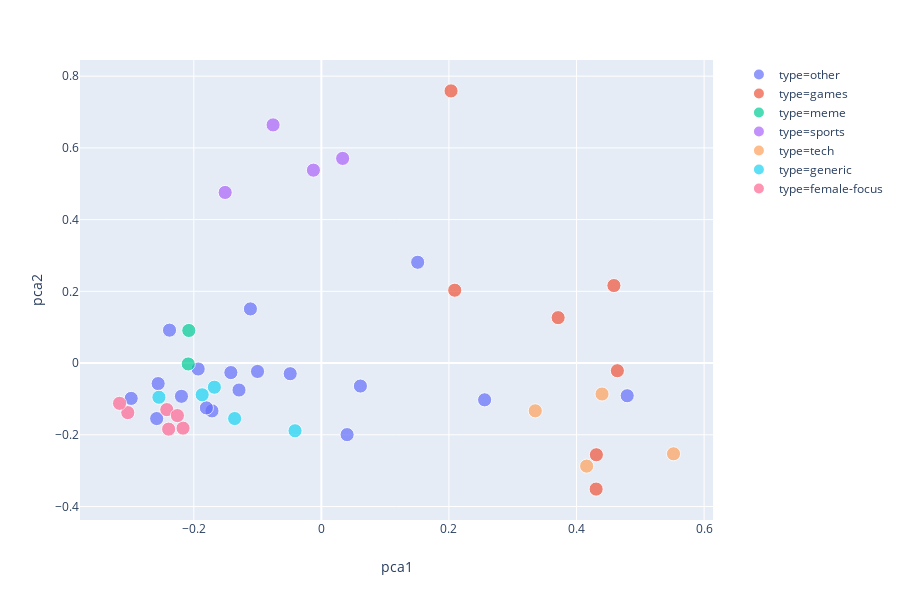

Notebook code cell kept with this figure:
### Markdown cell above
## Best Transformer (`transformer-3-3`)

### Code cell
plot_pca(comm_embed['transformer-3-3'])

### Figure 1 — Plotly figure (JSON) as saved in the notebook; plotly's stock layout.template omitted (floating-point values rounded to 4 significant figures)
{"data": [{"hoverlabel": {"namelength": 0}, "hovertemplate": "<b>%{hovertext}</b><br><br>type=other<br>pca1=%{x}<br>pca2=%{y}<br>size=%{marker.size}", "hovertext": ["streetwear", "Jokes", "food", "rupaulsdragrace", "bodybuilding", "Kappa", "videos", "airsoft", "GameDeals", "toronto", "cars", "EarthPorn", "Drugs", "KotakuInAction", "exjw", "stopdrinking", "photography", "Fantasy"], "legendgroup": "type=other", "marker": {"color": "#636efa", "size": [1, 1, 1, 1, 1, 1, 1, 1, 1, 1, 1, 1, 1, 1, 1, 1, 1, 1], "sizemode": "area", "sizeref": 0.01, "symbol": "circle"}, "mode": "markers", "name": "type=other", "showlegend": true, "type": "scatter", "x": [-0.1112, -0.1931, -0.2582, -0.2982, -0.2381, 0.151, -0.1001, 0.2559, 0.4795, -0.1419, -0.04888, -0.1715, -0.2194, 0.06119, -0.1803, -0.2559, 0.04032, -0.1291], "xaxis": "x", "y": [0.151, -0.01649, -0.1547, -0.09853, 0.09176, 0.2811, -0.02341, -0.1025, -0.09106, -0.02654, -0.0297, -0.1334, -0.0927, -0.06407, -0.125, -0.05726, -0.1995, -0.07514], "yaxis": "y"}, {"hoverlabel": {"namelength": 0}, "hovertemplate": "<b>%{hovertext}</b><br><br>type=games<br>pca1=%{x}<br>pca2=%{y}<br>size=%{marker.size}", "hovertext": ["MaddenUltimateTeam", "GlobalOffensive", "KerbalSpaceProgram", "eu4", "Warframe", "heroesofthestorm", "EDH"], "legendgroup": "type=games", "marker": {"color": "#EF553B", "size": [1, 1, 1, 1, 1, 1, 1], "sizemode": "area", "sizeref": 0.01, "symbol": "circle"}, "mode": "markers", "name": "type=games", "showlegend": true, "type": "scatter", "x": [0.2033, 0.3712, 0.4307, 0.464, 0.4311, 0.4586, 0.2091], "xaxis": "x", "y": [0.7589, 0.1266, -0.3514, -0.02134, -0.2556, 0.2161, 0.2031], "yaxis": "y"}, {"hoverlabel": {"namelength": 0}, "hovertemplate": "<b>%{hovertext}</b><br><br>type=meme<br>pca1=%{x}<br>pca2=%{y}<br>size=%{marker.size}", "hovertext": ["cringe", "justneckbeardthings"], "legendgroup": "type=meme", "marker": {"color": "#00cc96", "size": [1, 1], "sizemode": "area", "sizeref": 0.01, "symbol": "circle"}, "mode": "markers", "name": "type=meme", "showlegend": true, "type": "scatter", "x": [-0.2078, -0.2087], "xaxis": "x", "y": [0.09091, -0.002446], "yaxis": "y"}, {"hoverlabel": {"namelength": 0}, "hovertemplate": "<b>%{hovertext}</b><br><br>type=sports<br>pca1=%{x}<br>pca2=%{y}<br>size=%{marker.size}", "hovertext": ["CFB", "MLS", "MMA", "reddevils"], "legendgroup": "type=sports", "marker": {"color": "#ab63fa", "size": [1, 1, 1, 1], "sizemode": "area", "sizeref": 0.01, "symbol": "circle"}, "mode": "markers", "name": "type=sports", "showlegend": true, "type": "scatter", "x": [-0.07571, -0.01248, -0.1508, 0.03332], "xaxis": "x", "y": [0.6641, 0.5378, 0.4757, 0.5707], "yaxis": "y"}, {"hoverlabel": {"namelength": 0}, "hovertemplate": "<b>%{hovertext}</b><br><br>type=tech<br>pca1=%{x}<br>pca2=%{y}<br>size=%{marker.size}", "hovertext": ["pcmasterrace", "jailbreak", "techsupport", "oculus"], "legendgroup": "type=tech", "marker": {"color": "#FFA15A", "size": [1, 1, 1, 1], "sizemode": "area", "sizeref": 0.01, "symbol": "circle"}, "mode": "markers", "name": "type=tech", "showlegend": true, "type": "scatter", "x": [0.44, 0.4159, 0.5521, 0.3353], "xaxis": "x", "y": [-0.08627, -0.2873, -0.253, -0.1331], "yaxis": "y"}, {"hoverlabel": {"namelength": 0}, "hovertemplate": "<b>%{hovertext}</b><br><br>type=generic<br>pca1=%{x}<br>pca2=%{y}<br>size=%{marker.size}", "hovertext": ["todayilearned", "LifeProTips", "explainlikeimfive", "Advice", "relationships"], "legendgroup": "type=generic", "marker": {"color": "#19d3f3", "size": [1, 1, 1, 1, 1], "sizemode": "area", "sizeref": 0.01, "symbol": "circle"}, "mode": "markers", "name": "type=generic", "showlegend": true, "type": "scatter", "x": [-0.1677, -0.136, -0.04128, -0.1869, -0.2547], "xaxis": "x", "y": [-0.06737, -0.1547, -0.1888, -0.08848, -0.09532], "yaxis": "y"}, {"hoverlabel": {"namelength": 0}, "hovertemplate": "<b>%{hovertext}</b><br><br>type=female-focus<br>pca1=%{x}<br>pca2=%{y}<br>size=%{marker.size}", "hovertext": ["AskWomen", "femalefashionadvice", "breakingmom", "BabyBumps", "xxfitness", "TwoXChromosomes"], "legendgroup": "type=female-focus", "marker": {"color": "#FF6692", "size": [1, 1, 1, 1, 1, 1], "sizemode": "area", "sizeref": 0.01, "symbol": "circle"}, "mode": "markers", "name": "type=female-focus", "showlegend": true, "type": "scatter", "x": [-0.3035, -0.2169, -0.3164, -0.2395, -0.2424, -0.2257], "xaxis": "x", "y": [-0.1382, -0.1814, -0.1123, -0.1843, -0.1299, -0.1465], "yaxis": "y"}], "layout": {"height": 600, "legend": {"itemsizing": "constant", "tracegroupgap": 0}, "margin": {"t": 60}, "xaxis": {"anchor": "y", "domain": [0, 0.98], "title": {"text": "pca1"}}, "yaxis": {"anchor": "x", "domain": [0, 1], "title": {"text": "pca2"}}}}
